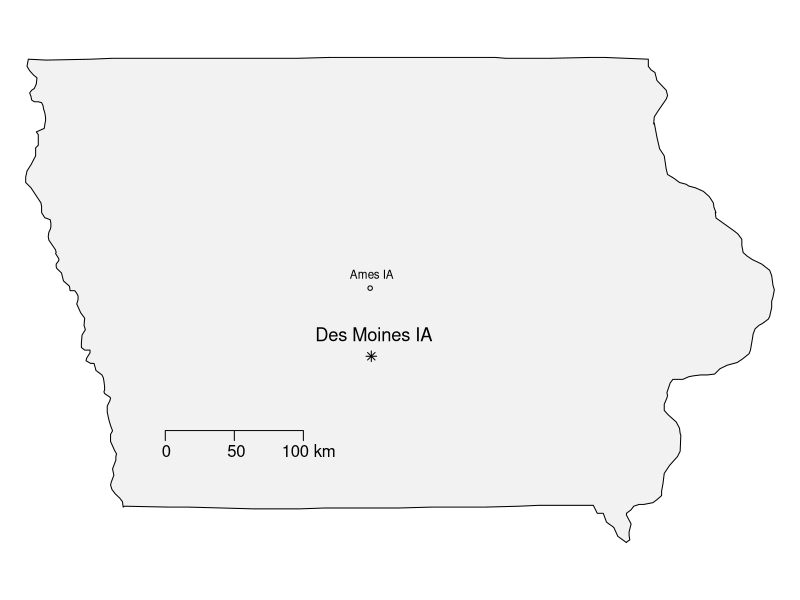

Source code (R): (Note: this script raises an error after producing the figure.)
## ---- chunk 1
packages<-function(x, repos="http://cran.r-project.org", ...){
x<-as.character(match.call()[[2]])
if (!require(x,character.only=TRUE)){
install.packages(pkgs=x, repos=repos, ...)
require(x,character.only=TRUE)
}
}

packages(vegan)
packages(ggplot2)
packages(reshape2)
packages(nnet)
packages(multcomp)
packages(plyr)
packages(rv)
packages(arm)
packages(lattice)
packages(tikzDevice)
packages(GGally)
packages(wesanderson)
packages(DescTools)
packages(mvnormtest)
packages(HH)
packages(biotools)
packages(car)
packages(GISTools)
packages(maps)
packages(mapproj)

## ---- chunk 2
# blank state of Iowa
map('state','iowa',fill=T,col="grey95",mar=c(0,1,1.1,1))
# now add cities
data(us.cities)
# just Ames
map.cities(us.cities,country='IA',minpop=57680,maxpop=57690)
# Just Des Moines
map.cities(us.cities,country='IA',capitals=2,cex=1,pch=8)
# Add a scale
x<-(-95.4)
y<-(41.1)
map.scale(x,y,ratio=F,cex=1)
# Add a north arrow
x<-(-96.2)
y<-(41)
north.arrow(x,y,len=0.1,lab="N",col='black')
# To add the study lakes, I first need to create a df with the lat, long, and labels
setwd('C:/Users/M_Sim/OneDrive/IOWA/Iowa State University/CarpR/')
coords<-read.csv('LakeCoords.csv',header=T)
# Adding the points to the map with labels I hope
points(coords$Long,
       coords$Lat,
       pch=19,col='blue',cex=1)
text(coords$Long,
     coords$Lat,
     labels = coords$Name,
     pos=c(2,4,4,2,4,4,4),col='black',cex=0.85)
# Adding a title
title(main="Carp & Buffalo Mgmt. Lakes")
## ---- chunk 3
# Iowa counties: can't really add cities to these
map('county','iowa',fill=TRUE,col='gray90')
        #could be used with wes anderson colors :)

# not sure if this lakes argument applies to Iowa
map(database = 'lakes',add=TRUE,fill=TRUE,col='white',boundary='black')


## ---- chunk 4
usa<-map_data('usa')
ggplot()+geom_polygon(data=usa,aes(x=long,y=lat,group=group))+coord_fixed(1.3)

states<-map_data('state')
ggplot(data = states) + 
  geom_polygon(aes(x = long, y = lat, fill = region, group = group), color = "white") + 
  coord_fixed(1.3) +
  guides(fill=FALSE)  # do this to leave off the color legend

# IOWA --- example was from california 
ca_df <- subset(states, region == "iowa")
ca_base <- ggplot(data = ca_df, mapping = aes(x = long, y = lat, group = group)) + 
  coord_fixed(1.3) + 
  geom_polygon(color = "black", fill = "gray")
ca_base




